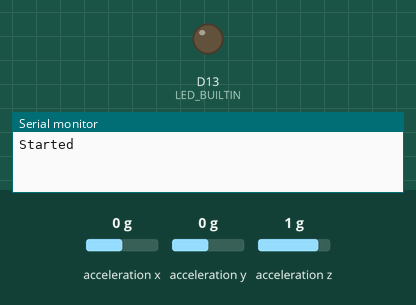
The sketch below on a simulated Arduino Nano 33 BLE. Parts: output pins drawn as LEDs (lit = HIGH), the last lines printed to the serial monitor. The test bench sets the inputs (shaded band); at power-on: acceleration x 0 g, acceleration y 0 g, acceleration z 1 g. Nothing arrives over Bluetooth unless stated; a phone connects over Bluetooth LE 3 s after start.

Above: at 0.1 s.
At 3.1 s:
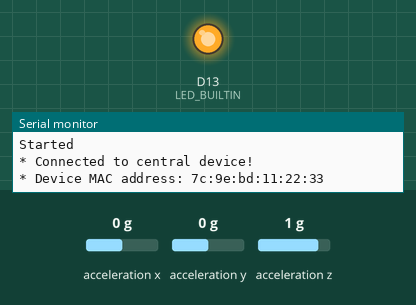
Timing chart, 0 to 4.6 s (numbered marks = the images above):
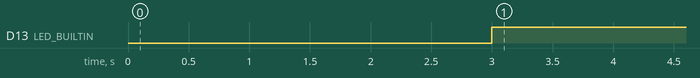

The sketch:

Nano_pedometer.ino
```cpp
//Initilizes Arduino Nano 33 ble as BLE server and extrapolates step count from onboard accleremter data


#include <Arduino_LSM9DS1.h>
#include <ArduinoBLE.h>

//Defines remote service and characteristic
const char* deviceServiceUuid = "19b10000-e8f2-537e-4f6c-d104768a1214";
const char* deviceServiceCharacteristicUuid = "19b10001-e8f2-537e-4f6c-d104768a1214";

BLEService stepService(deviceServiceUuid);
BLEIntCharacteristic stepChar(deviceServiceCharacteristicUuid, BLENotify | BLEWrite);


float threshold = 1.8;
float xval[100] = {0};
float yval[100] = {0};
float zval[100] = {0};
float xavg, yavg, zavg;
int steps, flag, prevstep = 0;


void setup() {
 Serial.begin(115200);

 Serial.println("Started");

 //Initalize IMU
  if (!IMU.begin()) {
    Serial.println("Failed to initialize IMU!");
    while (1);
  }


 //while (!Serial);
 pinMode(LED_BUILTIN, OUTPUT);

  //Initalize BLE server
   if (!BLE.begin()) {
  Serial.println("starting BLE failed!");
  while (1);
    }

  //Define ble name, service, characteristic, and begin advertising
  BLE.setLocalName("ArduinoNano33");
  BLE.setAdvertisedService(stepService);
  stepService.addCharacteristic(stepChar);
  BLE.addService(stepService);
  BLE.advertise();
}


void loop() {


    //define device we are connected to aka central
    BLEDevice central = BLE.central();

//Find and display central adress and turn on led if connected
  if (central) {
    Serial.println("* Connected to central device!");
    Serial.print("* Device MAC address: ");
    Serial.println(central.address());
    digitalWrite(LED_BUILTIN, HIGH);

  }
  //while connected run functions
  while (central.connected()) {
      stepcounter();
      //Not using stepupdate() as we need step value to be sent even if step characteritcs  didnt change
      //stepupdate();
      stepreset();

      stepChar.writeValue(steps);
      Serial.print("steps: ");
      Serial.println(steps);


      delay(500);

      }


//if not connected turn led off
digitalWrite(LED_BUILTIN, LOW);

//Serial.print("Disconnected from central: ");
//Serial.println(central.address());

  }
//Extrapolates step count from accelerometer DATA
void stepcounter(){
   float x, y, z;


  int acc = 0;
  float totvect[100] = {0};
  float totave[100] = {0};
  float xaccl[100] = {0};
  float yaccl[100] = {0};
  float zaccl[100] = {0};


  for (int a = 0; a < 100; a++)
  {

      IMU.readAcceleration(x, y, z);

      xaccl[a] = x ;
      delay(1);
      yaccl[a] = y ;
      delay(1);
      zaccl[a] = z ;
      delay(1);
      totvect[a] = sqrt(((xaccl[a] - xavg) * (xaccl[a] - xavg)) + ((yaccl[a] - yavg) * (yaccl[a] - yavg)) + ((zval[a] - zavg) * (zval[a] - zavg)));
      totave[a] = (totvect[a] + totvect[a - 1]) / 2 ;
      //Serial.println("totave[a]");
      //Serial.println(totave[a]);
      delay(7);
      if (totave[a] > threshold && flag == 0)
    {
      steps = steps + 1;
      flag = 1;
    }
    else if (totave[a] > threshold && flag == 1)
    {
      // Don't Count
    }
    if (totave[a] < threshold   && flag == 1)
    {
      flag = 0;
    }
    if (steps < 0) {
      steps = 0;
    }

    }

  }
//Only update step characteristic if steps have changed
  void stepupdate(){
    if(steps!=prevstep){
       Serial.print("steps: ");
       Serial.println(steps);
       stepChar.writeValue(steps);
       prevstep=steps;
      }
    }
//If central writes the int 0 to the step charateristic the steps will reset back to 0
 void stepreset(){
  if (stepChar.written()) {
        if (stepChar.value()==0) {
           steps=0;
           prevstep=0;
           Serial.print("steps: ");
           Serial.println(steps);
           //stepChar.writeValue(steps);
        }
    }
  }
```

Measured:
- by itself, D13 (LED_BUILTIN): LOW → HIGH at 3.0 s
